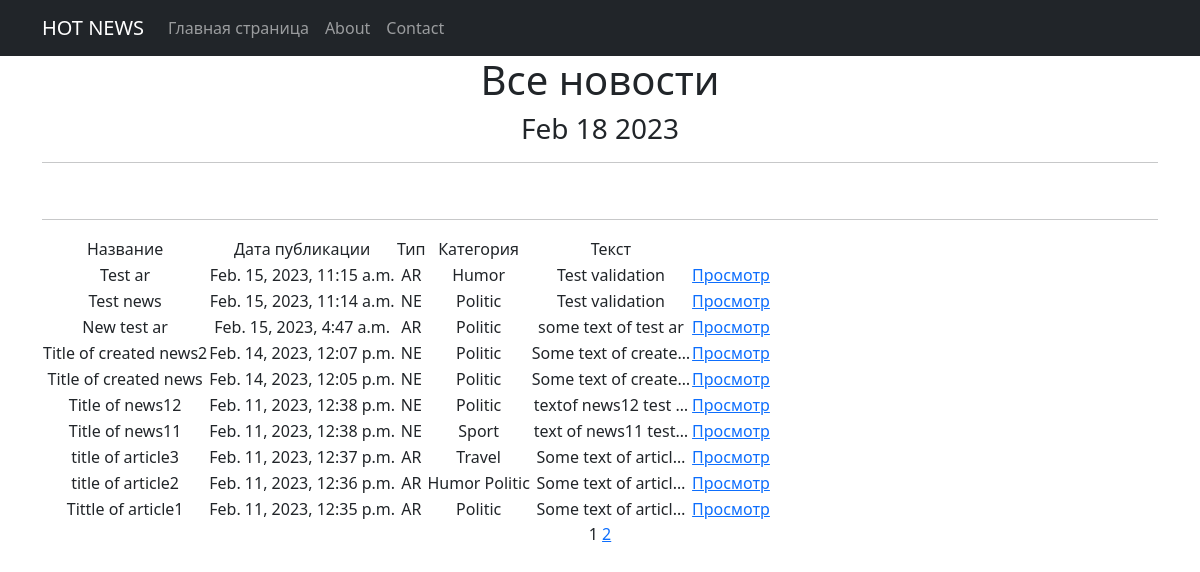
The page /news/ on the database as committed earlier.
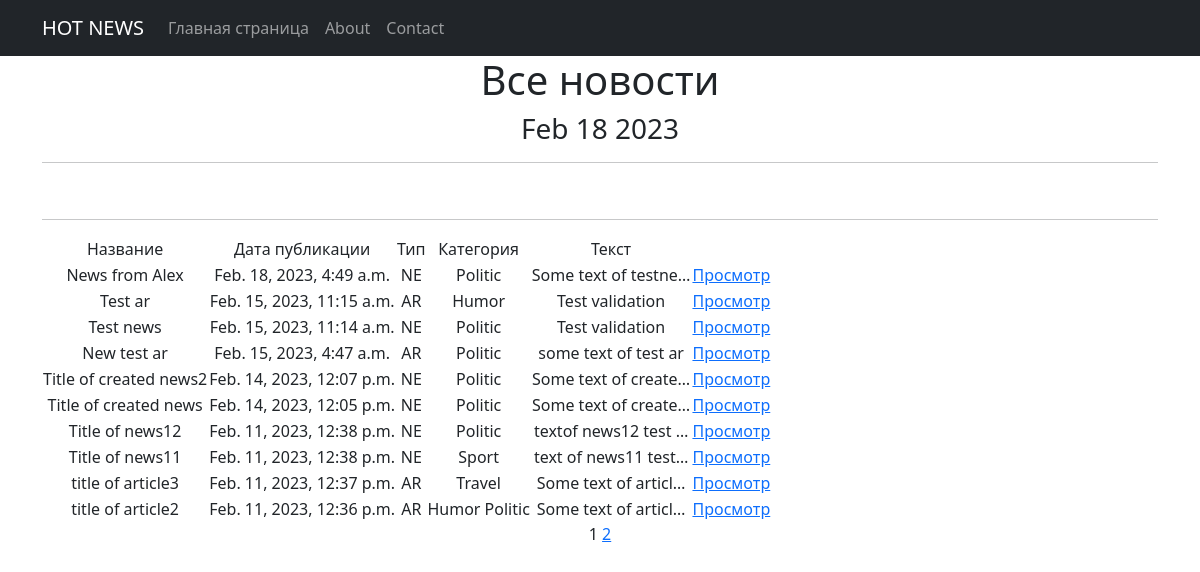
The same page on the database as committed later.
### news/models.py (models this page shows, shortened)
class Post(models.Model):
    author = models.ForeignKey(Author, to_field='authorUser_id', on_delete=models.CASCADE)
    NEWS = 'NE'
    ARTICLE = 'AR'
    CATEGORY_CHOISE = (
        (NEWS, 'Новость'),
        (ARTICLE, 'Статья'),
    )
    category_type = models.CharField(max_length=2, choices=CATEGORY_CHOISE, default=ARTICLE)
    dateCreation = models.DateTimeField(auto_now_add=True)
    postCategory = models.ManyToManyField(Category, through='PostCategory')
    title = models.CharField(max_length=128)
    text = models.TextField()
    rating = models.SmallIntegerField(default=0)

class Category(models.Model):
    name = models.CharField(max_length=32, unique=True)

### news/views.py (the view)
# urls.py: path('news/', NewsList.as_view(), name='news_list'),
class NewsList(ListView):
    model = Post
    ordering = '-dateCreation'
    template_name = 'news_list.html'
    context_object_name = 'posts'
    paginate_by = 10
    def get_context_data(self, **kwargs):
        context = super().get_context_data(**kwargs)
        context['time_now'] = datetime.utcnow()
        return context

### news/templatetags/custom_filters.py (called while the page is built)
@register.filter()
def censor(value):
    if not isinstance(value, str):
        raise TypeError("Value must be a string")
    else:
        bad_words = ['badword1', 'badword2', 'badword3']
        words = value.split()
        for i, word in enumerate(words):
            if word.lower() in bad_words:
                words[i] = word[0] + "*" * (len(word) - 1)
        return " ".join(words)

### templates/news_list.html (shortened to what this page needs)
{% extends 'flatpages/default.html' %}
{% load custom_filters %}
{% block content %}
   <h1>Все новости</h1>
   <h3>{{ time_now|date:'M d Y' }}</h3>
   <hr>
    <br>
   <hr>
   {% if posts %}
       <table>
           <tr>
               <td>Название</td>
               <td>Дата публикации</td>
               <td>Тип</td>
               <td>Категория</td>
               <td>Текст</td>
           </tr>
           {% for post in posts %}
                  <tr>
                      <td>{{ post.title|censor }}</td>
                      <td>{{ post.dateCreation }}</td>
                      <td>{{ post.category_type }}</td>
                      <td>{% for cat in post.postCategory.all %}
                             {{ cat.name }}
                          {% endfor %}</td>
                      <td>{{ post.text|truncatechars:20|censor }}</td>
                      {% if post.category_type == 'NE' %}
                        <td>
                        <a href="{% url 'post_detail' post.id %}">Просмотр</a>
                        </td>
                      {% elif post.category_type == 'AR' %}
                        <td>
                        <a href="{% url 'ar_detail' post.id %}">Просмотр</a>
                        </td>
                      {% endif %}
                  </tr>
           {% endfor %}
       </table>
   {% else %}
       <h2>Новостей нет!</h2>
   {% endif %}
   {{ page_obj.number }}
   {% if page_obj.has_next %}
       <a href="?page={{ page_obj.next_page_number }}">{{ page_obj.next_page_number }}</a>
   {% endif %}
{% endblock content %}

### templates/flatpages/default.html (shortened to what this page needs)
<!DOCTYPE html>
<html lang="en">
    <head>
        {% load static %}
        <link href="{% static 'css/styles.css' %}" rel="stylesheet" />
    </head>
    <body>
        <nav class="navbar navbar-expand-lg navbar-dark bg-dark static-top">
            <div class="container">
                <a class="navbar-brand" href="#">HOT NEWS</a>
                <div class="collapse navbar-collapse" id="navbarResponsive">
                    <ul class="navbar-nav ml-auto">
                        <li class="nav-item active">
                            <a class="nav-link" href="/news/">Главная страница</a>
                        </li>
                        <li class="nav-item">
                            <a class="nav-link" href="/about/">About</a>
                        </li>
                        <li class="nav-item">
                            <a class="nav-link" href="/contacts/">Contact</a>
                        </li>
                    </ul>
                </div>
            </div>
        </nav>
        <div class="container">
            <div class="row">
                <div class="col-lg-12 text-center">
                    {% block content %}{% endblock content %}
                </div>
            </div>
        </div>
    </body>
</html>

Rows that differ between the two databases and show on the page:
no longer on this page (row unchanged): Post: title|censor "Tittle of article1", dateCreation "Feb. 11, 2023, 12:35 p.m.", category_type "AR", text|censor "Some text of articl…", shows "Просмотр", Category (name "Politic")
added Post: title|censor "News from Alex", dateCreation "Feb. 18, 2023, 4:49 a.m.", category_type "NE", text|censor "Some text of testne…", shows "Просмотр", Category (name "Politic")
